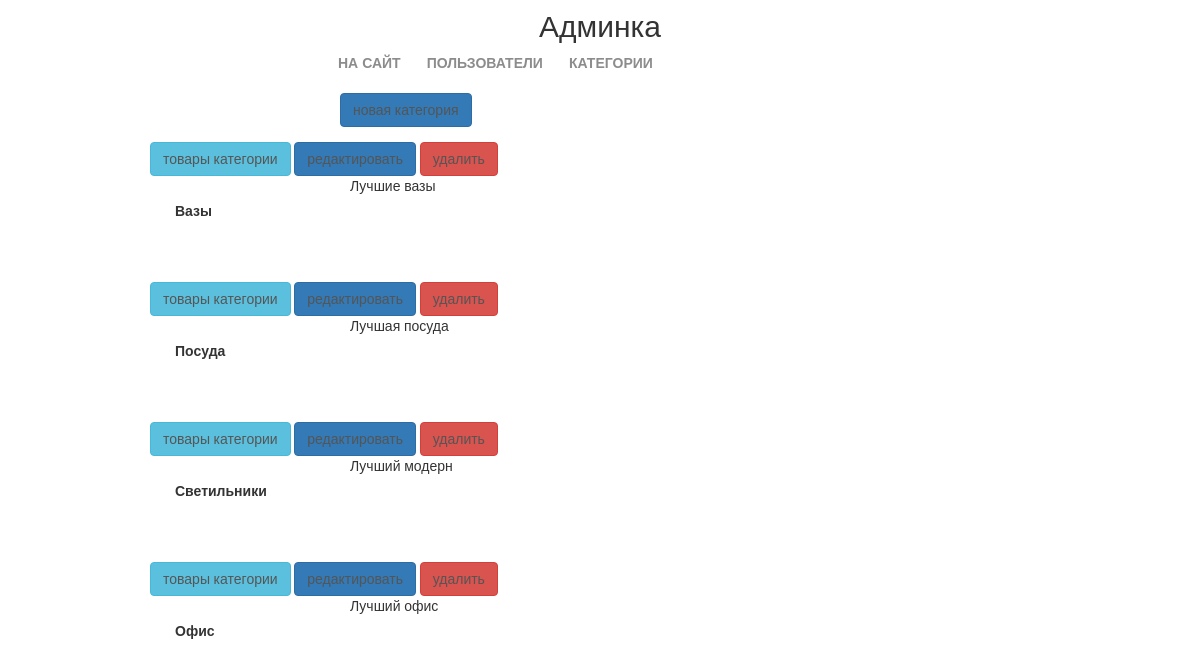
Page /new/admin/categories/ (signed in) on the earlier database version.
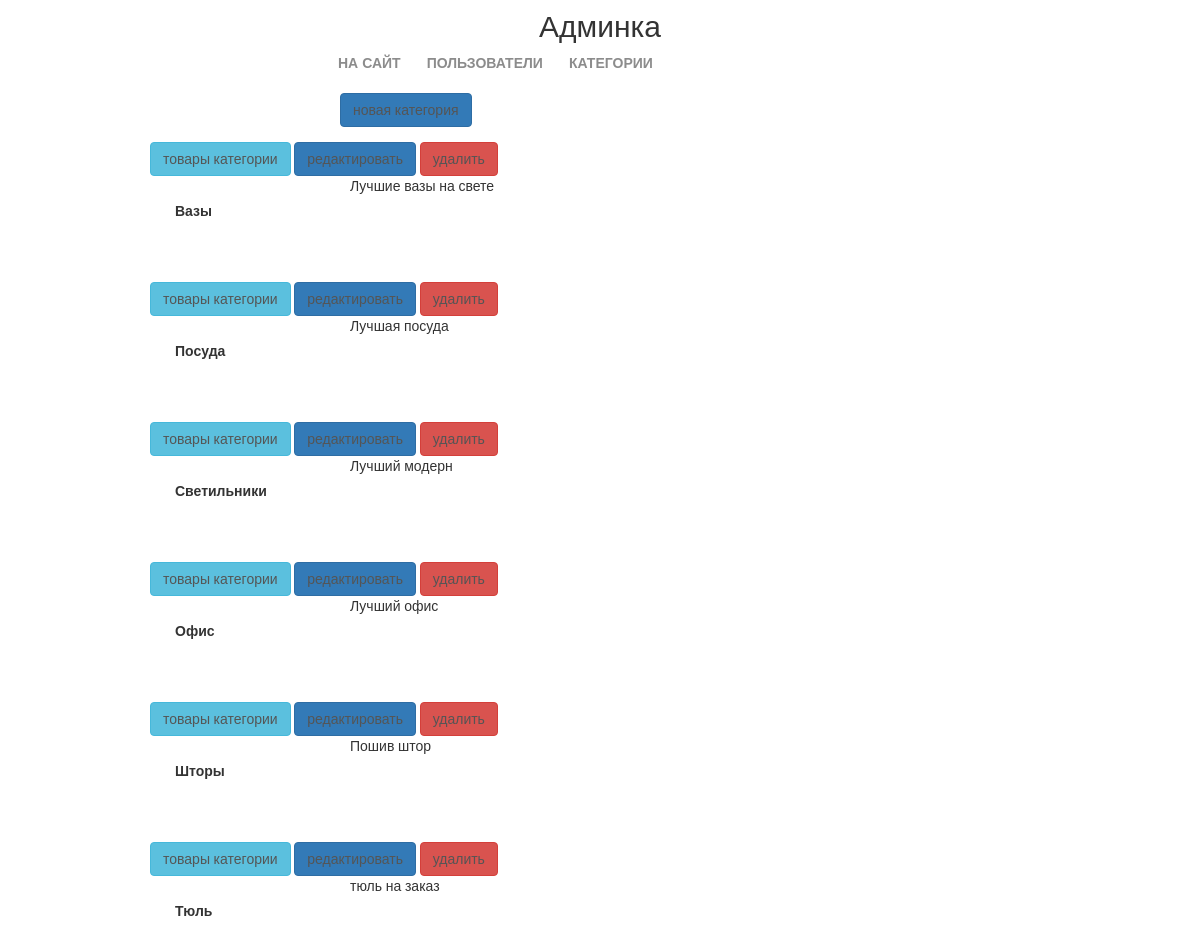
Same page on the later database version.
### mainapp/models.py (models this page shows, shortened)
class ProductCategory(models.Model):
    name = models.CharField('название', max_length=64)
    description = models.TextField('описание', blank=True)
    is_active = models.BooleanField('активность', default=True)
    class Meta:
        verbose_name = 'категория'
        verbose_name_plural = 'категории'

### adminapp/views.py (the view)
# urls.py: path('categories/', adminapp.ProductCategoryList.as_view(),
class ProductCategoryList(SuperUserOnlyMixin, PageTitleMixin, ListView):
    model = ProductCategory
    page_title = 'админка/категории'

### adminapp/views.py (called while the page is built)
    @method_decorator(user_passes_test(lambda user: user.is_superuser))
    def dispatch(self, request, *args, **kwargs):
        return super().dispatch(request, *args, **kwargs)

    def get_context_data(self, **kwargs):
        context = super().get_context_data(**kwargs)
        context[self.page_title_key] = self.page_title
        return context

### adminapp/templates/mainapp/productcategory_list.html
{% extends 'adminapp/base.html' %}
{% load static %}
{% block container %}
    <div class="users_list">
        <a href="{% url 'new_admin:category_create' %}"
           class="btn btn-primary new_user">
            новая категория
        </a>
        {% for category in object_list %}
            <div class="user_record {% if not category.is_active %}not_active{% endif %}">
                <div class="category_actions">
                    <a href="{% url 'new_admin:category_products' category.pk %}"
                       class="btn btn-info">
                        товары категории
                    </a>
                    <a href="{% url 'new_admin:category_update' category.pk %}"
                       class="btn btn-primary">
                        редактировать
                    </a>
                    <a href="{% url 'new_admin:category_delete' category.pk %}"
                       class="btn btn-danger">
                        удалить
                    </a>
                </div>
                <div class="user_name">
                    <p><strong>{{ category.name }}</strong></p>
                </div>
                <div>
                    {{ category.description }}
                </div>
            </div>
        {% endfor %}
    </div>
{% endblock %}

Differences in the rows shown:
changed ProductCategory "Вазы": description "Лучшие вазы" → "Лучшие вазы на свете"
added ProductCategory: name "Шторы", description "Пошив штор"
added ProductCategory: name "Тюль", description "тюль на заказ"
